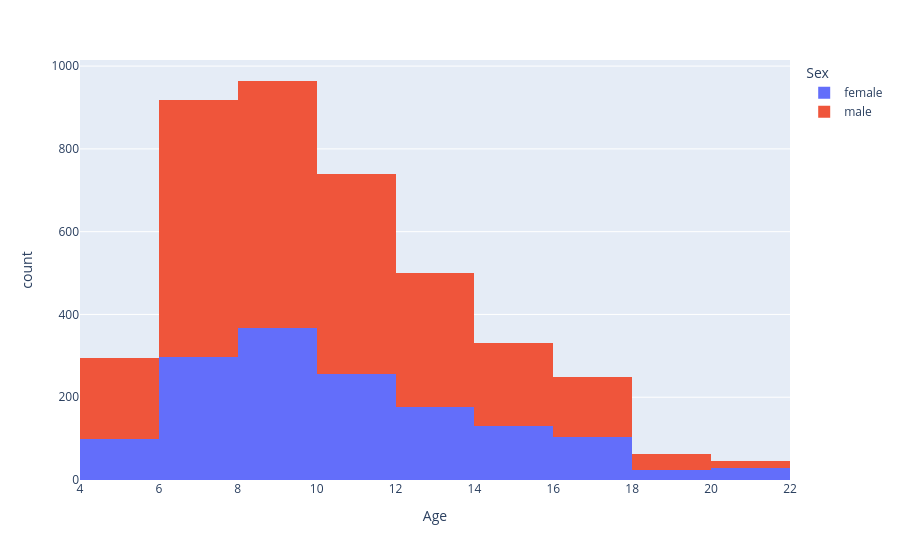

Notebook code cell kept with this figure:
### Markdown cell above
## Majority of sample (n=4106) is male (n=2626) and majority of sample are in the age range: 6-10 (n=2394)

### Code cell
fig = px.histogram(df, x="Age", nbins=10, color="Sex")
fig.show()

### Figure 1 — Plotly figure (JSON) as saved in the notebook; plotly's stock layout.template omitted (floating-point values rounded to 4 significant figures; data arrays with more than 128 entries replaced by an {"elided": "..."} marker saying what was removed)
{"data": [{"alignmentgroup": "True", "bingroup": "x", "hovertemplate": "Sex=female<br>Age=%{x}<br>count=%{y}<extra></extra>", "legendgroup": "female", "marker": {"color": "#636efa", "pattern": {"shape": ""}}, "name": "female", "nbinsx": 10, "offsetgroup": "female", "orientation": "v", "showlegend": true, "type": "histogram", "x": {"elided": "1480 float values"}, "xaxis": "x", "yaxis": "y"}, {"alignmentgroup": "True", "bingroup": "x", "hovertemplate": "Sex=male<br>Age=%{x}<br>count=%{y}<extra></extra>", "legendgroup": "male", "marker": {"color": "#EF553B", "pattern": {"shape": ""}}, "name": "male", "nbinsx": 10, "offsetgroup": "male", "orientation": "v", "showlegend": true, "type": "histogram", "x": {"elided": "2626 float values"}, "xaxis": "x", "yaxis": "y"}], "layout": {"barmode": "relative", "legend": {"title": {"text": "Sex"}, "tracegroupgap": 0}, "margin": {"t": 60}, "xaxis": {"anchor": "y", "domain": [0, 1], "title": {"text": "Age"}}, "yaxis": {"anchor": "x", "domain": [0, 1], "title": {"text": "count"}}}}
